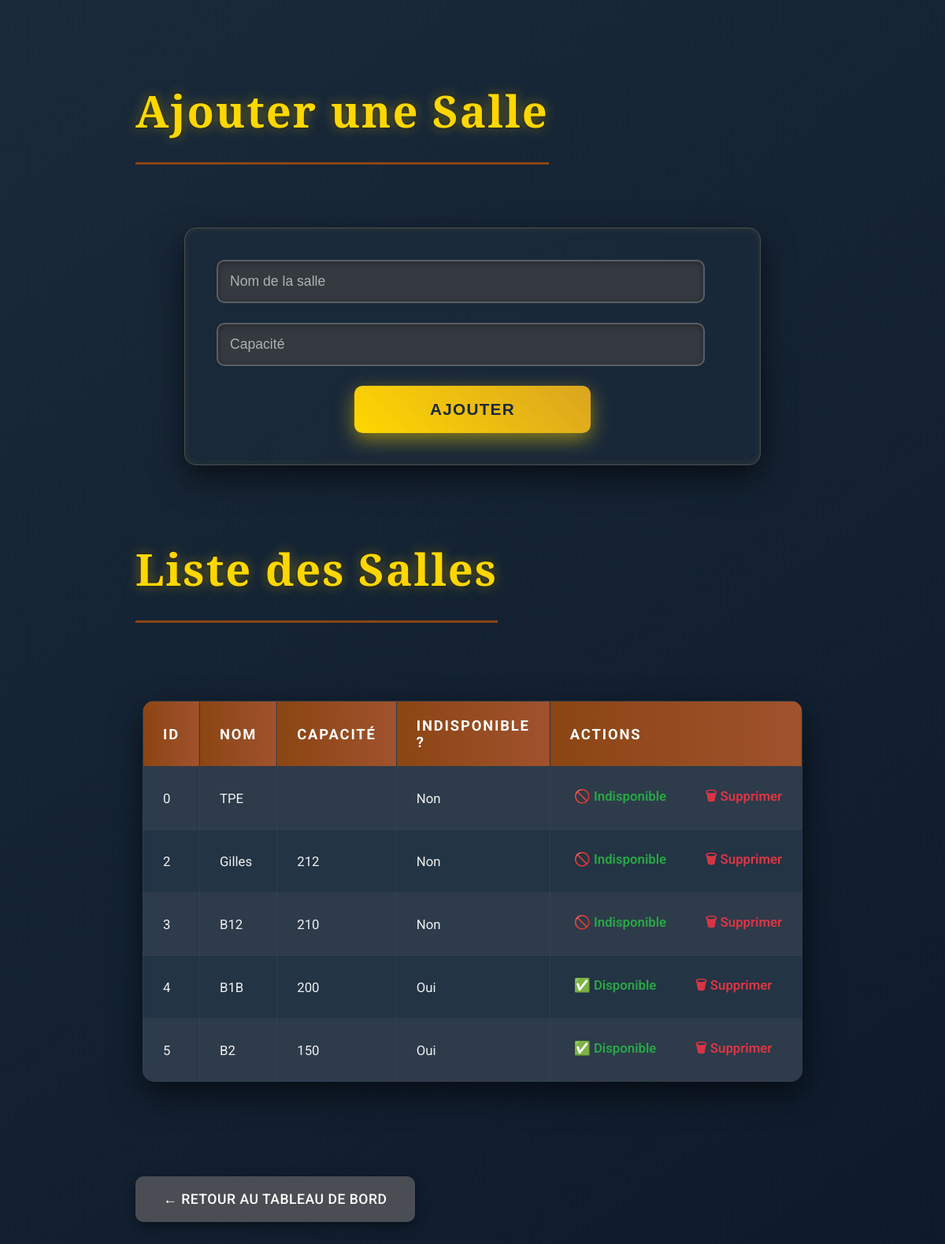
/admin/salles.php, run on the app's committed database.
### tables this page shows
CREATE TABLE IF NOT EXISTS `salles` (
  `id` int NOT NULL AUTO_INCREMENT,
  `nom` varchar(100) NOT NULL,
  `capacite` int DEFAULT NULL,
  `est_indisponible` tinyint DEFAULT '0',
  PRIMARY KEY (`id`)
);

### admin/salles.php (the view, shortened to what this page needs)
<link rel="stylesheet" href="salles.css">
<?php
require_once '../db.php';
$salles = $pdo->query("SELECT * FROM salles")->fetchAll();
?>
<!DOCTYPE html>
<html>
<head>
</head>
<body>
    <div class="container">
        <h2>Ajouter une Salle</h2>
        <form method="post">
            <input type="text" name="nom" placeholder="Nom de la salle" required>
            <input type="number" name="capacite" placeholder="Capacité" required>
            <button type="submit" name="ajouter">Ajouter</button>
        </form>
        <h2>Liste des Salles</h2>
        <table>
            <tr>
                <th>ID</th>
                <th>Nom</th>
                <th>Capacité</th>
                <th>Indisponible ?</th>
                <th>Actions</th>
            </tr>
            <?php foreach ($salles as $salle): ?>
                <tr>
                    <td><?= $salle['id'] ?></td>
                    <td><?= htmlspecialchars($salle['nom']) ?></td>
                    <td><?= $salle['capacite'] ?></td>
                    <td><?= $salle['est_indisponible'] ? 'Oui' : 'Non' ?></td>
                    <td class="actions">
                        <a href="?toggle=<?= $salle['id'] ?>">
                            <?= $salle['est_indisponible'] ? '✅ Disponible' : '🚫 Indisponible' ?>
                        </a>
                        <a href="?supprimer=<?= $salle['id'] ?>" onclick="return confirm('Supprimer cette salle ?')">🗑 Supprimer</a>
                    </td>
                </tr>
            <?php endforeach; ?>
        </table>
        <a class="back-link" href="dashboard.php">← Retour au tableau de bord</a>
    </div>
</body>
</html>

### admin/salles.css (style rules this page uses)
body { font-family: 'Roboto', sans-serif; background: linear-gradient(145deg, #1a2a3a 0%, #0d1a2a 100%); margin: 0; padding: 50px 20px; color: #e0e0e0; line-height: 1.6; display: flex; flex-direction: column; align-items: center; min-height: 100vh; -webkit-font-smoothing: antialiased; -moz-osx-font-smoothing: grayscale; text-rendering: optimizeLegibility; overflow-x: hidden; }
h1, h2 { font-family: 'Playfair Display', serif; text-align: center; color: #ffd700; margin-bottom: 40px; text-shadow: 0 0 15px rgba(255, 215, 0, 0.4), 0 0 5px rgba(0, 0, 0, 0.7); letter-spacing: 2px; font-weight: 700; }
h2 { font-size: 3.5em; padding-bottom: 20px; border-bottom: 3px solid #8b4513; display: inline-block; animation: scaleIn 1s ease-out forwards; opacity: 0; }
form { background-color: rgba(26, 42, 58, 0.95); padding: 40px; border-radius: 15px; box-shadow: 0 15px 40px rgba(0, 0, 0, 0.6), inset 0 0 10px rgba(255, 215, 0, 0.1); max-width: 650px; width: 100%; margin: 40px auto; display: flex; flex-direction: column; gap: 25px; border: 1px solid #4a4e54; animation: fadeInScale 1.2s ease-out forwards; opacity: 0; }
input[type="text"], input[type="number"] { width: calc(100% - 30px); padding: 15px; border: 2px solid #5a5e63; border-radius: 10px; background-color: #343a40; color: #f0f0f0; font-size: 1.1em; transition: all 0.4s cubic-bezier(0.25, 0.8, 0.25, 1); box-shadow: inset 0 2px 8px rgba(0, 0, 0, 0.3); }
input[type="text"]::placeholder, input[type="number"]::placeholder { color: #b0b0b0; }
button[type="submit"] { padding: 18px 35px; background: linear-gradient(45deg, #ffd700, #daa520); color: #1a2a3a; border: none; border-radius: 10px; cursor: pointer; font-size: 1.3em; font-weight: 700; transition: all 0.3s cubic-bezier(0.25, 0.8, 0.25, 1); box-shadow: 0 8px 25px rgba(255, 215, 0, 0.5); letter-spacing: 1.2px; align-self: center; width: 60%; max-width: 300px; text-transform: uppercase; }
table { width: 95%; margin: 60px auto; border-collapse: collapse; background-color: rgba(36, 54, 70, 0.98); border-radius: 15px; overflow: hidden; box-shadow: 0 15px 40px rgba(0, 0, 0, 0.6); animation: fadeIn 1.5s ease-out forwards; opacity: 0; }
th, td { padding: 20px 25px; border: 1px solid rgba(74, 78, 84, 0.3); text-align: left; color: #f0f0f0; font-size: 1.05em; }
th { background: linear-gradient(90deg, #8b4513, #a0522d); color: #fff; font-weight: 700; text-transform: uppercase; letter-spacing: 0.1em; font-size: 1.15em; position: sticky; top: 0; z-index: 1; }
tr:nth-child(even) { background-color: rgba(46, 60, 75, 0.95); }
td:last-child { white-space: nowrap; }
a { color: #ffd700; text-decoration: none; margin-right: 20px; font-weight: 500; transition: color 0.3s ease, transform 0.2s ease, text-shadow 0.2s ease; display: inline-block; padding: 5px 0; }
a:last-child { margin-right: 0; }
a[href*="toggle"] { color: #28a745; font-weight: 600; }
a[href*="toggle"]::before { content: ''; margin-right: 5px; }
a[href*="toggle"] + a[href*="supprimer"] { margin-left: 20px; }
a[href*="supprimer"] { color: #dc3545; font-weight: 600; }
a[href*="supprimer"]::before { content: ''; margin-right: 5px; }
.back-link { display: inline-block; margin-top: 60px; padding: 15px 35px; background-color: #4a4e54; color: white; border-radius: 10px; text-decoration: none; font-size: 1.1em; font-weight: 500; transition: all 0.3s ease; box-shadow: 0 5px 15px rgba(0, 0, 0, 0.4); letter-spacing: 0.5px; text-transform: uppercase; }

### data on the page
salles: id "0", nom "TPE", est_indisponible "Non"
salles: id "2", nom "Gilles", capacite "212", est_indisponible "Non"
salles: id "3", nom "B12", capacite "210", est_indisponible "Non"
salles: id "4", nom "B1B", capacite "200", est_indisponible "Oui"
salles: id "5", nom "B2", capacite "150", est_indisponible "Oui"
